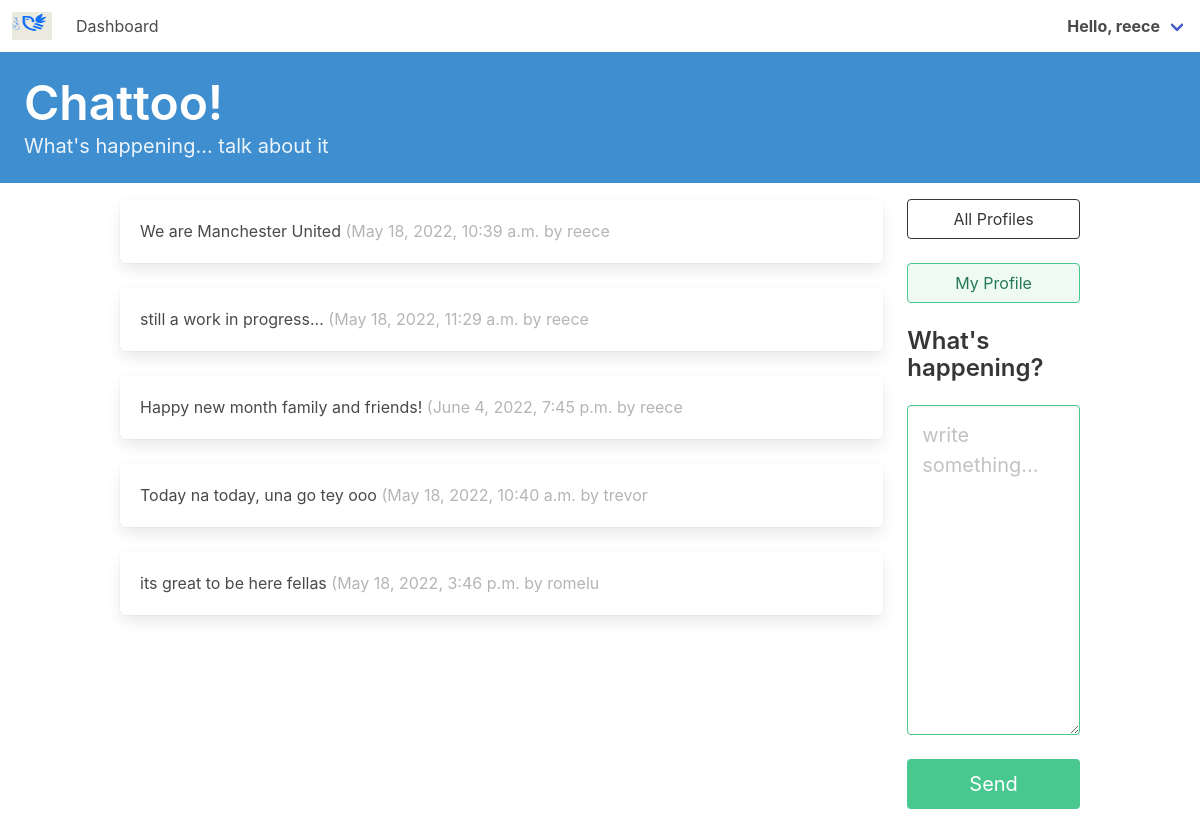
Screenshot of /dashboard/ (signed in) with the database file from the repository.
### chatoo/models.py (models this page shows, shortened)
class Chat(models.Model):
    user = models.ForeignKey(
        User, related_name="chats", on_delete=models.DO_NOTHING
    )
    body = models.CharField(max_length=140)
    created_at = models.DateTimeField(auto_now_add=True)

### chatoo/views.py (the view, shortened to what this page needs)
# urls.py: path("dashboard/", dashboard, name="dashboard"),
@login_required
def dashboard(request):
    form = ChatForm()
    return render(request, 'chatoo/dashboard.html', {"form": form})

### chatoo/forms.py
class ChatForm(forms.ModelForm):
    body = forms.CharField(required=True, widget=forms.widgets.Textarea(
            attrs={
                "placeholder": "write something...",
                "class": "textarea is-success is-medium",
            }
        ),
        label="",)
    class Meta:
        model = Chat
        exclude = ("user", )

### chatoo/templates/chatoo/dashboard.html (shortened to what this page needs)
{% extends 'base.html' %}
{% block content %}
<div class="column">
    {% for followed in user.profile.follows.all %}
        {% for chat in followed.user.chats.all %}
            <div class="box">
                {{chat.body}}
                <span class="is-small has-text-grey-light">
                    ({{ chat.created_at }} by {{ chat.user.username }}
                </span>
            </div>
        {% endfor %}
    {% endfor %}
</div>
<div class="column is-one-fifth">
    <div class="block">
        <a href="{% url 'profile_list' %} ">
            <button class="button is-dark is-outlined is-fullwidth">
                All Profiles
            </button>
        </a>
    </div>
    <div class="block">
        <a href="{% url 'profile' request.user.profile.id %}">
            <button class="button is-success is-light is-outlined is-fullwidth">
                My Profile
            </button>
        </a>
    </div>
    <div class="block">
        <div class="block">
            <h4 class="title is-4">What's happening?</h4>
        </div>
        <div class="block">
            <form method="post">
                {{ form.as_p }}
                <button class="button is-success is-fullwidth is-medium mt-5"
                        type="submit">Send
                </button>
            </form>
        </div>
    </div>
</div>
{% endblock content %}

### chatoo/templates/base.html (shortened to what this page needs)
{% load static %}
<!DOCTYPE html>
<html>
  <head>
    <link rel="stylesheet" href="https://cdn.jsdelivr.net/npm/bulma@0.9.4/css/bulma.min.css">
  </head>
  <body>
    <nav class="navbar" role="navigation" aria-label="main navigation">
        <div class="navbar-brand">
          <a class="navbar-item" href="{% url 'home' %}">
            <img src="{% static 'chatoo/images/chattoo_img.png' %}" width="40" height="40">
          </a>
        </div>
        <div id="navMenu" class="navbar-menu ">
          <div class="navbar-start">
            {% if user.is_authenticated %}
                <a class="navbar-item" href="{% url 'dashboard' %}">Dashboard</a>
            {% endif %}
          </div>
          <div class="navbar-end">
            {% if user.is_authenticated %}
            <div class="navbar-item has-dropdown is-hoverable">
                <a class="navbar-link">
                    <strong>Hello, {{ user.username }}</strong>
                </a>
            </div>
            {% endif %}
          </div>
        </div>
      </nav>
    <section class="hero is-small is-info mb-4">
        <div class="hero-body">
            <h1 class="title is-1">Chattoo!</h1>
            <p class="subtitle is-5">
                What's happening... talk about it
            </p>
        </div>
    </section>
    <div class="container">
        <div class="columns">
            {% block content %}
            {% endblock content %}
        </div>
    </div>
  </body>
</html>

### rows the page displays
Chat: body "We are Manchester United", created_at "May 18, 2022, 10:39 a.m.", user.username "reece"
Chat: body "still a work in progress...", created_at "May 18, 2022, 11:29 a.m.", user.username "reece"
Chat: body "Happy new month family and friends!", created_at "June 4, 2022, 7:45 p.m.", user.username "reece"
Chat: body "Today na today, una go tey ooo", created_at "May 18, 2022, 10:40 a.m.", user.username "trevor"
Chat: body "its great to be here fellas", created_at "May 18, 2022, 3:46 p.m.", user.username "romelu"

### other values shown
{{ user.username }} "reece"
